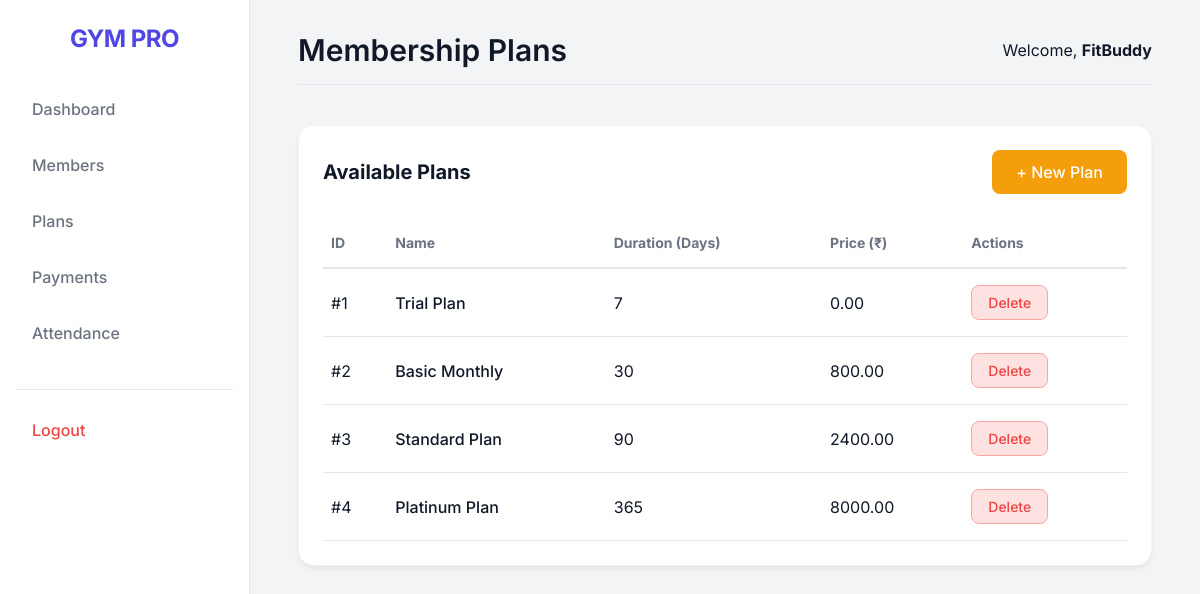
The page /members/plans/ (signed in) on the database its author committed.
### app/models.py (models this page shows, shortened)
class User(UserMixin, db.Model):
    __tablename__ = 'staff'
    id = db.Column(db.Integer, primary_key=True)
    username = db.Column(db.String(64), index=True, unique=True, nullable=False)
    email = db.Column(db.String(120), index=True, unique=True, nullable=False)
    password_hash = db.Column(db.String(256), nullable=False)
    plans = db.relationship('Plan', backref='owner', lazy='dynamic')
    members = db.relationship('Member', backref='owner', lazy='dynamic')
    attendances = db.relationship('Attendance', backref='owner', lazy='dynamic')
    payments = db.relationship('Payment', backref='owner', lazy='dynamic')
    expenses = db.relationship('Expense', backref='owner', lazy='dynamic')
    enquiries = db.relationship('Enquiry', backref='owner', lazy='dynamic')
    visitors = db.relationship('Visitor', backref='owner', lazy='dynamic')
    reminders = db.relationship('Reminder', backref='owner', lazy='dynamic')

class Plan(db.Model):
    __tablename__ = 'plan'
    id = db.Column(db.Integer, primary_key=True)
    name = db.Column(db.String(64), nullable=False)
    duration_days = db.Column(db.Integer, nullable=False)
    price = db.Column(db.Numeric(10, 2), nullable=False)
    user_id = db.Column(db.Integer, db.ForeignKey('staff.id'))
    members = db.relationship('Member', backref='plan', lazy=True)

### app/routes/members.py (the view)
@bp.route('/plans/')
@login_required
def list_plans():
    plans = Plan.query.filter_by(user_id=current_user.id).all()
    return render_template('members/plans_list.html', plans=plans)

### app/models.py (called while the page is built)
@login.user_loader
def load_user(id):
    return User.query.get(int(id))

### app/templates/members/plans_list.html
{% extends "base.html" %}
{% block page_title %}Membership Plans{% endblock %}
{% block content %}
<div class="card" style="margin-bottom: 2rem;">
    <div style="display: flex; justify-content: space-between; align-items: center; margin-bottom: 1.5rem;">
        <h2 style="font-size: 1.25rem;">Available Plans</h2>
        <a href="{{ url_for('members.add_plan') }}" class="btn" style="background-color: var(--warning); color: white;">+ New Plan</a>
    </div>
    <div style="overflow-x: auto;">
        <table style="width: 100%; border-collapse: collapse; text-align: left;">
            <thead>
                <tr style="border-bottom: 2px solid #E5E7EB; color: var(--text-muted); font-size: 0.875rem;">
                    <th style="padding: 1rem 0.5rem;">ID</th>
                    <th style="padding: 1rem 0.5rem;">Name</th>
                    <th style="padding: 1rem 0.5rem;">Duration (Days)</th>
                    <th style="padding: 1rem 0.5rem;">Price (₹)</th>
                    <th style="padding: 1rem 0.5rem;">Actions</th>
                </tr>
            </thead>
            <tbody>
                {% for plan in plans %}
                <tr style="border-bottom: 1px solid #E5E7EB;">
                    <td style="padding: 1rem 0.5rem;">#{{ plan.id }}</td>
                    <td style="padding: 1rem 0.5rem; font-weight: 500;">{{ plan.name }}</td>
                    <td style="padding: 1rem 0.5rem;">{{ plan.duration_days }}</td>
                    <td style="padding: 1rem 0.5rem;">{{ plan.price }}</td>
                    <td style="padding: 1rem 0.5rem;">
                        <form method="POST" action="{{ url_for('members.delete_plan', id=plan.id) }}" style="display: inline;" onsubmit="return confirm('Are you sure you want to delete this plan?');">
                            <button type="submit" class="btn" style="padding: 0.5rem 1rem; font-size: 0.875rem; background: #FEE2E2; border: 1px solid #FCA5A5; color: var(--danger);">
                                Delete
                            </button>
                        </form>
                    </td>
                </tr>
                {% else %}
                <tr>
                    <td colspan="5" style="padding: 2rem; text-align: center; color: var(--text-muted);">
                        No plans available. Add one!
                    </td>
                </tr>
                {% endfor %}
            </tbody>
        </table>
    </div>
</div>
{% endblock %}

### app/templates/base.html (shortened to what this page needs)
<!DOCTYPE html>
<html lang="en">
<head>
</head>
<body>
    {% if current_user.is_authenticated %}
    <aside class="sidebar">
        <a href="{{ url_for('dashboard.index') }}" style="text-decoration: none;">
            <div class="sidebar-brand">GYM PRO</div>
        </a>
        <nav>
            <a href="{{ url_for('dashboard.index') }}" class="nav-link">Dashboard</a>
            <a href="{{ url_for('members.list_members') }}" class="nav-link">Members</a>
            <a href="{{ url_for('members.list_plans') }}" class="nav-link">Plans</a>
            <a href="{{ url_for('payments.list_payments') }}" class="nav-link">Payments</a>
            <a href="{{ url_for('attendance.index') }}" class="nav-link">Attendance</a>
            <div style="margin-top: 2rem; border-top: 1px solid #E5E7EB; padding-top: 1rem;">
                <a href="{{ url_for('auth.logout') }}" class="nav-link" style="color: var(--danger)">Logout</a>
            </div>
        </nav>
    </aside>
    {% endif %}
    <main class="main-content" {% if not current_user.is_authenticated %}style="margin-left: 0; width: 100%; display: flex; justify-content: center; align-items: center;"{% endif %}>
        {% if current_user.is_authenticated %}
        <header class="header">
            <h1>{% block page_title %}Dashboard{% endblock %}</h1>
            <div class="user-info">
                <span>Welcome, <strong>{{ current_user.username }}</strong></span>
            </div>
        </header>
        {% endif %}
        {% block content %}{% endblock %}
    </main>
</body>
</html>

### app/templates/base.html (style rules this page uses)
:root { --primary: #4F46E5; --primary-hover: #4338CA; --bg-color: #F3F4F6; --card-bg: #FFFFFF; --text-main: #111827; --text-muted: #6B7280; --danger: #EF4444; --success: #10B981; --warning: #F59E0B; --sidebar-width: 250px; }
* { margin: 0; padding: 0; box-sizing: border-box; font-family: 'Inter', sans-serif; }
body { background-color: var(--bg-color); color: var(--text-main); display: flex; min-height: 100vh; }
.sidebar { width: var(--sidebar-width); background: var(--card-bg); border-right: 1px solid #E5E7EB; display: flex; flex-direction: column; padding: 1.5rem 1rem; position: fixed; height: 100vh; overflow-y: auto; box-shadow: 2px 0 5px rgba(0,0,0,0.02); }
.sidebar-brand { font-size: 1.5rem; font-weight: 700; color: var(--primary); text-align: center; margin-bottom: 2rem; letter-spacing: -0.5px; }
.nav-link { display: flex; align-items: center; padding: 0.875rem 1rem; color: var(--text-muted); text-decoration: none; border-radius: 0.5rem; margin-bottom: 0.5rem; font-weight: 500; transition: all 0.2s ease; }
.main-content { flex: 1; margin-left: var(--sidebar-width); padding: 2rem 3rem; width: calc(100% - var(--sidebar-width)); }
.header { display: flex; justify-content: space-between; align-items: center; margin-bottom: 2.5rem; padding-bottom: 1rem; border-bottom: 1px solid #E5E7EB; }
.header h1 { font-size: 1.875rem; font-weight: 600; color: var(--text-main); }
.user-info { display: flex; align-items: center; gap: 1rem; }
.card { background: var(--card-bg); border-radius: 1rem; padding: 1.5rem; box-shadow: 0 4px 6px -1px rgba(0, 0, 0, 0.05), 0 2px 4px -1px rgba(0, 0, 0, 0.03); border: 1px solid #F3F4F6; transition: transform 0.2s ease, box-shadow 0.2s ease; }
.btn { display: inline-block; padding: 0.75rem 1.5rem; font-size: 1rem; font-weight: 500; border-radius: 0.5rem; border: none; cursor: pointer; transition: background-color 0.2s, transform 0.1s; text-align: center; text-decoration: none; }

### rows shown on the page
User: username "FitBuddy"
Plan: id "1", name "Trial Plan", duration_days "7", price "0.00"
Plan: id "2", name "Basic Monthly", duration_days "30", price "800.00"
Plan: id "3", name "Standard Plan", duration_days "90", price "2400.00"
Plan: id "4", name "Platinum Plan", duration_days "365", price "8000.00"
